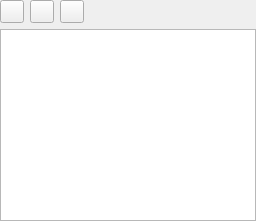
         <widget class="QWidget" name="tab_Diagnosis">
          <attribute name="title">
           <string>Diagnosis</string>
          </attribute>
          <layout class="QGridLayout" name="gridLayout_10">
           <property name="leftMargin">
            <number>0</number>
           </property>
           <property name="topMargin">
            <number>0</number>
           </property>
           <property name="rightMargin">
            <number>0</number>
           </property>
           <property name="bottomMargin">
            <number>0</number>
           </property>
           <item row="0" column="0">
            <widget class="QToolButton" name="btnRead">
             <property name="sizePolicy">
              <sizepolicy hsizetype="Preferred" vsizetype="Preferred">
               <horstretch>0</horstretch>
               <verstretch>0</verstretch>
              </sizepolicy>
             </property>
             <property name="toolTip">
              <string>Read from the controller</string>
             </property>
             <property name="text">
              <string/>
             </property>
             <property name="icon">
              <iconset resource="../../../res/res.qrc">
               <normaloff>:/res/image/icon/skip.png</normaloff>:/res/image/icon/skip.png</iconset>
             </property>
            </widget>
           </item>
           <item row="0" column="1">
            <widget class="QToolButton" name="btnDelete">
             <property name="sizePolicy">
              <sizepolicy hsizetype="Preferred" vsizetype="Preferred">
               <horstretch>0</horstretch>
               <verstretch>0</verstretch>
              </sizepolicy>
             </property>
             <property name="toolTip">
              <string>Deleta all</string>
             </property>
             <property name="text">
              <string/>
             </property>
             <property name="icon">
              <iconset resource="../../../res/res.qrc">
               <normaloff>:/res/image/icon/delete.png</normaloff>:/res/image/icon/delete.png</iconset>
             </property>
            </widget>
           </item>
           <item row="1" column="0" colspan="4">
            <widget class="QTableView" name="tvDiagnosis">
             <attribute name="horizontalHeaderStretchLastSection">
              <bool>true</bool>
             </attribute>
             <attribute name="verticalHeaderVisible">
              <bool>false</bool>
             </attribute>
            </widget>
           </item>
           <item row="0" column="3">
            <spacer name="horizontalSpacer_3">
             <property name="orientation">
              <enum>Qt::Horizontal</enum>
             </property>
             <property name="sizeHint" stdset="0">
              <size>
               <width>40</width>
               <height>20</height>
              </size>
             </property>
            </spacer>
           </item>
           <item row="0" column="2">
            <widget class="QToolButton" name="btnExport_2">
             <property name="sizePolicy">
              <sizepolicy hsizetype="Preferred" vsizetype="Preferred">
               <horstretch>0</horstretch>
               <verstretch>0</verstretch>
              </sizepolicy>
             </property>
             <property name="toolTip">
              <string>Export</string>
             </property>
             <property name="text">
              <string/>
             </property>
             <property name="icon">
              <iconset resource="../../../res/res.qrc">
               <normaloff>:/res/image/icon/219.png</normaloff>:/res/image/icon/219.png</iconset>
             </property>
            </widget>
           </item>
          </layout>
         </widget>
